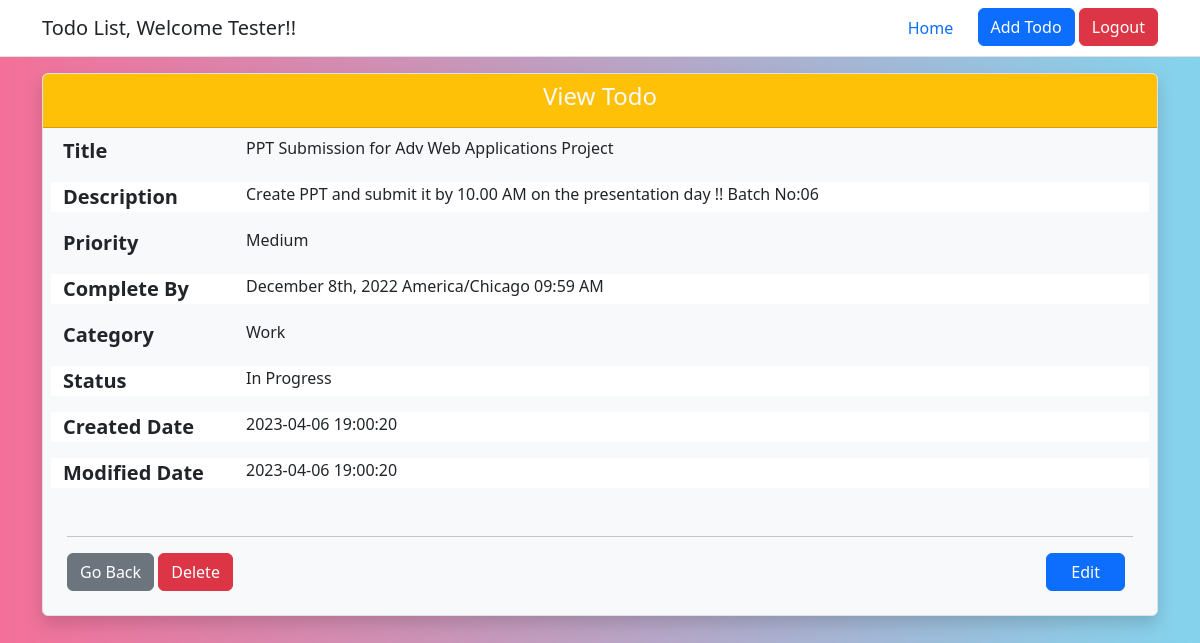
The page /controller/view_todo.php?id=2 (signed in) on the database its author committed.
### tables this page shows
CREATE TABLE todos (
  todo_id int(10) NOT NULL AUTO_INCREMENT,
  title varchar(150) NOT NULL,
  description text,
  priority varchar(10) DEFAULT 'Medium',
  category varchar(10) DEFAULT 'Personal',
  status varchar(15) NOT NULL DEFAULT 'Not Started',
  due_date datetime NOT NULL,
  user_id int(10) NOT NULL,
  created_date datetime NOT NULL DEFAULT CURRENT_TIMESTAMP,
  modified_date datetime NOT NULL DEFAULT CURRENT_TIMESTAMP ON UPDATE CURRENT_TIMESTAMP,
  PRIMARY KEY (todo_id),
  FOREIGN KEY (user_id) REFERENCES users(user_id)
);

### controller/view_todo.php (the view, shortened to what this page needs)
<?php
require_once "../includes/utility.php";
$msg = '';
if (isset($_SESSION['user_mail']) && isset($_SESSION['login_status']) && !empty($_SESSION['user_mail']) && $_SESSION['login_status'] === 'SUCCESS') {
    if (isset($_GET['id']) && !empty($_GET['id'])) {
        $todoId =  htmlentities($_GET["id"]);
        $userDetails = getUserDetails($_SESSION['user_mail']);
        if ($todoId && $userDetails) {
            $sql = "SELECT * FROM todos WHERE todo_id= :id AND user_id= :uid";
            $param = array(
                "id" => $todoId,
                "uid" => $userDetails['user_id'],
            );
            $result = executeQuery($sql, $param, "ONE");
        } else {
            $msg = ERROR_404_MSG . ' ' . INVALID_PARAM_MSG;
        }
    } else {
        $msg = ERROR_404_MSG;
    }
} else {
    $msg = NEED_TO_LOGIN_MSG;
    header("refresh:1;url=" . INDEX_PAGE_LOCATION);
}
?>
<!doctype html>
<html lang="en">
<head>
    <?php getHead(); ?>
</head>
<body>
    <?php getHeader(); ?>
    <div id="viewContainer" class="container m-6">
        <div class="card bg-light rounded border shadow">
            <div class="card-header bg-warning text-center">
                <h4 class="card-title text-light">View Todo</h4>
            </div>
            <?php
            if ($result) {
            ?>
                <div class="m-2 row">
                    <div class="col-2">
                        <label for="title" class="fs-5 text-seoncdary fw-bold">Title </label>
                    </div>
                    <div class="col-10">
                        <output name="title" class="fs-6"><?php echo htmlentities($result['title']); ?></output>
                    </div>
                </div>
                <div class="m-2 row bg-white">
                    <div class="col-2">
                        <label for="description" class="fs-5 text-seoncdary fw-bold">Description</label>
                    </div>
                    <div class="col-10">
                        <output name="description" class="fs-6"><?php echo htmlentities($result['description']); ?></output>
                    </div>
                </div>
                <div class="m-2 row">
                    <div class="col-2">
                        <label for="priority" class="fs-5 text-seoncdary fw-bold">Priority </label>
                    </div>
                    <div class="col-10">
                        <output name="priority" class="fs-6"><?php echo htmlentities($result['priority']); ?></output>
                    </div>
                </div>
                <div class="m-2 row bg-white">
                    <div class="col-2">
                        <label for="duedate" class="fs-5 text-seoncdary fw-bold">Complete By</label>
                    </div>
                    <div class="col-10">
                        <output name="duedate" class="fs-6"><?php echo date("F jS, Y e h:i A", strtotime(htmlentities($result['due_date']))); ?></output>
                    </div>
                </div>
                <div class="m-2 row">
                    <div class="col-2">
                        <label for="category" class="fs-5 text-seoncdary fw-bold">Category</label>
                    </div>
                    <div class="col-10">
                        <output name="category" class="fs-6"><?php echo htmlentities($result['category']); ?></output>
                    </div>
                </div>
                <div class="m-2 row bg-white">
                    <div class="col-2">
                        <label for="status" class="fs-5 text-seoncdary fw-bold">Status</label>
                    </div>
                    <div class="col-10">
                        <output name="status" class="fs-6"><?php echo htmlentities($result['status']); ?></output>
                    </div>
                </div>
                <div class="m-2 row bg-white">
                    <div class="col-2">
                        <label for="createdon" class="fs-5 text-seoncdary fw-bold">Created Date</label>
                    </div>
                    <div class="col-10">
                        <output name="createdon" class="fs-6"><?php echo htmlentities($result['created_date']); ?></output>
                    </div>
                </div>
                <div class="m-2 row bg-white">
                    <div class="col-2">
                        <label for="createdon" class="fs-5 text-seoncdary fw-bold">Modified Date</label>
                    </div>
                    <div class="col-10">
                        <output name="createdon" class="fs-6"><?php echo htmlentities($result['modified_date']); ?></output>
                    </div>
                </div>
                <div class="card-body p-4">
                    <hr>
                    <div id="viewFooter" class="bg-light mt-3 clearfix">
                        <a href="<?php echo 'edit_todo.php?id=' . htmlentities($result['todo_id']); ?>" class="btn btn-primary float-end px-4 me-2">Edit</a>
                        <?php getDeleteButton($result['todo_id']); ?>
                    </div>
                </div>
            <?php
            } else { ?>
                <div class="bg-danger m-auto w-75 text-center p-5 fw-bold fs-4">
                    <?php echo htmlentities($msg); ?>
                </div>
            <?php
            }
            ?>
        </div>
    </div>
</body>
</html>
<?php
die();
?>

### includes/utility.php (shortened to what this page needs)
<?php
function executeQuery($sql, $binded_params, $fetchMode)
{
    $pdo = dbConnection();
    $stmt = $pdo->prepare($sql);
    if ($fetchMode == "NONE" && $stmt->execute($binded_params)) {
        return true;
    } elseif ($fetchMode == "ONE" && $stmt->execute($binded_params)) {
        $row = $stmt->fetch();
        return $row;
    } elseif ($fetchMode == "ALL" && $stmt->execute($binded_params)) {
        $rows = $stmt->fetchAll();
        return $rows;
    } else {
        return false;
    }
}
function getHead()
{
    $pageTitle = dynamicTitle();
    $output = '
    <title>' . htmlentities($pageTitle) . '</title>
    <link href="https://cdn.jsdelivr.net/npm/bootstrap@5.2.2/dist/css/bootstrap.min.css" rel="stylesheet">
    <link rel="stylesheet" href="https://cdn.jsdelivr.net/npm/bootstrap-icons@1.7.2/font/bootstrap-icons.css">
    ';
    echo $output;
}
function getHeader()
{
    $username = $_SESSION["user_fullname"];
    $output = '<header class="py-2 mb-3 border-bottom bg-white ">
        <div class="d-flex flex-wrap justify-content-center container">
            <a href="all_todos.php" class="d-flex align-items-center mb-3 mb-md-0 me-md-auto text-dark text-decoration-none">
                <span class="fs-5">Todo List, Welcome ' . htmlentities($username) . '!! </span>
            </a>
            <div class="nav nav-pills">
                <div class="nav-item"><a href="all_todos.php" class="nav-link btn btn-primary " aria-current="page">Home</a></div> &nbsp;&nbsp;
                <div class="nav-item"><a href="add_todo.php" class="btn btn-primary" id="add_todo_nav" name="add_todo_nav">Add Todo</a></div> &nbsp;
                <div class="nav-item"><a href="logout.php" class="btn btn-danger text-white">Logout</a></div>
            </div>
        </div>
        <div id="cover-spin"></div>
    </header>';
    echo $output;
}
function getDeleteButton($id)
{
    $output = '
    <a href="all_todos.php" id="cancel" name="cancel" class="btn btn-secondary">Go Back</a>
    <input type="button" class="btn btn-danger" data-bs-toggle="modal" data-bs-target="#deleteConfirmModal" value="Delete">
    <div class="modal fade" id="deleteConfirmModal" tabindex="-1" aria-labelledby="deleteConfirmModalLabel" aria-hidden="true">
        <div class="modal-dialog">
            <div class="modal-content">
                <div class="modal-header">
                    <h1 class="modal-title fs-5" id="deleteConfirmModalLabel">Delete Confirmation</h1>
                    <button type="button" class="btn-close" data-bs-dismiss="modal" aria-label="Close"></button>
                </div>
                <div class="modal-body">
                    <p>Are you sure you want to delete this record, this action cannot be undone...</p>
                </div>
                <div class="modal-footer">
                    <button type="button" class="btn btn-secondary" data-bs-dismiss="modal">Close</button>
                    <a href="delete_todo.php?id=' . htmlentities($id) . ' " class="btn btn-danger">Delete</a>
                </div>
            </div>
        </div>
    </div>';
    echo $output;
}
function dynamicTitle()
{
    $filename = basename($_SERVER["PHP_SELF"]);
    $pageTitle = "";
    switch ($filename) {
        case 'view_todo.php':
            $pageTitle = "View Todo List";
            break;
    }
    return $pageTitle;
}

### includes/utility.php (style rules this page uses)
body { min-width: 300px; background: linear-gradient(to right, #f37099, #84d3ed); }

### rows shown on the page
todos: title "PPT Submission for Adv Web Applications Project", description "Create PPT and submit it by 10.00 AM on the presentation day !! Batch No:06", priority "Medium", due_date "December 8th, 2022 America/Chicago 09:59 AM", category "Work", status "In Progress", created_date "2023-04-06 19:00:20", modified_date "2023-04-06 19:00:20"

### other values the page prints
$username "Tester"
